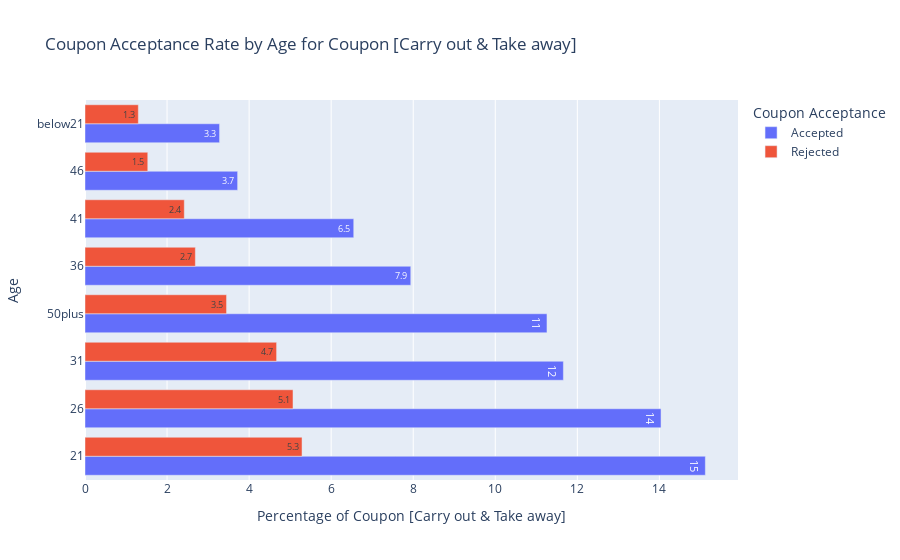

Here is the notebook cell this chart was saved with:
### Markdown cell above
- Driver Age

### Code cell
plot_coupon_acceptance_rate_by_column(non_bar_coupons, 'age')

### Figure 1 — Plotly figure (JSON) as saved in the notebook; plotly's stock layout.template omitted (floating-point values rounded to 4 significant figures)
{"data": [{"alignmentgroup": "True", "hovertemplate": "Y_str=Accepted<br>Percentage of Coupon [Carry out & Take away]=%{text}<br>Age=%{y}<extra></extra>", "legendgroup": "Accepted", "marker": {"color": "#636efa", "pattern": {"shape": ""}}, "name": "Accepted", "offsetgroup": "Accepted", "orientation": "h", "showlegend": true, "text": [15.12, 14.04, 11.66, 11.26, 7.94, 6.55, 3.72, 3.28], "textposition": "auto", "texttemplate": "%{text:.2s}", "type": "bar", "x": [15.12, 14.04, 11.66, 11.26, 7.94, 6.55, 3.72, 3.28], "xaxis": "x", "y": ["21", "26", "31", "50plus", "36", "41", "46", "below21"], "yaxis": "y"}, {"alignmentgroup": "True", "hovertemplate": "Y_str=Rejected<br>Percentage of Coupon [Carry out & Take away]=%{text}<br>Age=%{y}<extra></extra>", "legendgroup": "Rejected", "marker": {"color": "#EF553B", "pattern": {"shape": ""}}, "name": "Rejected", "offsetgroup": "Rejected", "orientation": "h", "showlegend": true, "text": [5.29, 5.07, 4.67, 3.45, 2.69, 2.42, 1.53, 1.3], "textposition": "auto", "texttemplate": "%{text:.2s}", "type": "bar", "x": [5.29, 5.07, 4.67, 3.45, 2.69, 2.42, 1.53, 1.3], "xaxis": "x", "y": ["21", "26", "31", "50plus", "36", "41", "46", "below21"], "yaxis": "y"}], "layout": {"barmode": "group", "legend": {"title": {"text": "Coupon Acceptance"}, "tracegroupgap": 0}, "title": {"text": "Coupon Acceptance Rate by Age for Coupon [Carry out & Take away]"}, "xaxis": {"anchor": "y", "domain": [0, 1], "title": {"text": "Percentage of Coupon [Carry out & Take away]"}}, "yaxis": {"anchor": "x", "domain": [0, 1], "title": {"text": "Age"}}}}
